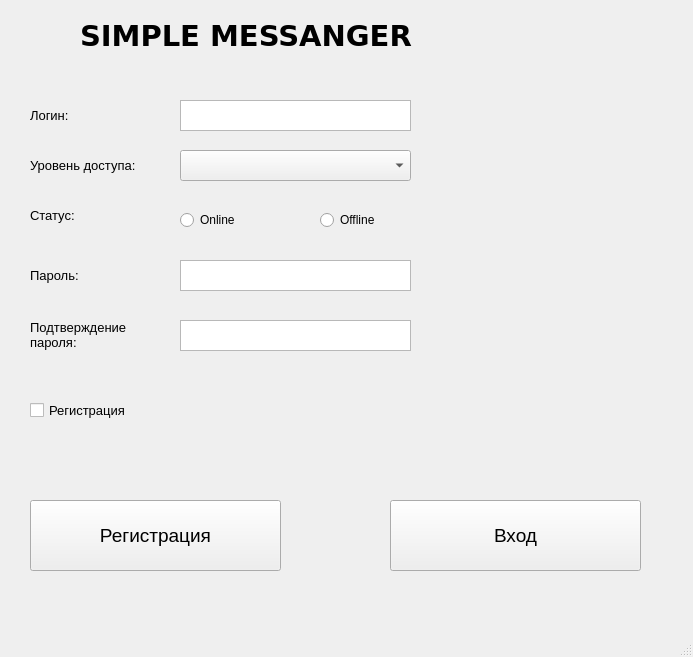
<?xml version="1.0" encoding="UTF-8"?>
<ui version="4.0">
 <class>MainWindow</class>
 <widget class="QMainWindow" name="MainWindow">
  <property name="geometry">
   <rect>
    <x>0</x>
    <y>0</y>
    <width>693</width>
    <height>657</height>
   </rect>
  </property>
  <property name="windowTitle">
   <string>MainWindow</string>
  </property>
  <widget class="QWidget" name="centralwidget">
   <widget class="QTextEdit" name="login_text">
    <property name="geometry">
     <rect>
      <x>180</x>
      <y>100</y>
      <width>231</width>
      <height>31</height>
     </rect>
    </property>
   </widget>
   <widget class="QLabel" name="log_label">
    <property name="geometry">
     <rect>
      <x>30</x>
      <y>100</y>
      <width>131</width>
      <height>31</height>
     </rect>
    </property>
    <property name="font">
     <font>
      <pointsize>10</pointsize>
     </font>
    </property>
    <property name="text">
     <string>Логин:</string>
    </property>
   </widget>
   <widget class="QLabel" name="label_2">
    <property name="geometry">
     <rect>
      <x>80</x>
      <y>10</y>
      <width>431</width>
      <height>51</height>
     </rect>
    </property>
    <property name="font">
     <font>
      <family>Verdana</family>
      <pointsize>22</pointsize>
      <weight>75</weight>
      <bold>true</bold>
     </font>
    </property>
    <property name="text">
     <string>SIMPLE MESSANGER</string>
    </property>
   </widget>
   <widget class="QPushButton" name="enter_button">
    <property name="geometry">
     <rect>
      <x>390</x>
      <y>500</y>
      <width>251</width>
      <height>71</height>
     </rect>
    </property>
    <property name="font">
     <font>
      <pointsize>14</pointsize>
     </font>
    </property>
    <property name="text">
     <string>Вход</string>
    </property>
    <property name="iconSize">
     <size>
      <width>200</width>
      <height>200</height>
     </size>
    </property>
    <property name="shortcut">
     <string>Return</string>
    </property>
   </widget>
   <widget class="QLabel" name="lev_label">
    <property name="geometry">
     <rect>
      <x>30</x>
      <y>150</y>
      <width>131</width>
      <height>31</height>
     </rect>
    </property>
    <property name="font">
     <font>
      <pointsize>10</pointsize>
     </font>
    </property>
    <property name="text">
     <string>Уровень доступа:</string>
    </property>
   </widget>
   <widget class="QTextEdit" name="password_text">
    <property name="geometry">
     <rect>
      <x>180</x>
      <y>260</y>
      <width>231</width>
      <height>31</height>
     </rect>
    </property>
    <property name="overwriteMode">
     <bool>true</bool>
    </property>
   </widget>
   <widget class="QLabel" name="pass_label">
    <property name="geometry">
     <rect>
      <x>30</x>
      <y>260</y>
      <width>131</width>
      <height>31</height>
     </rect>
    </property>
    <property name="font">
     <font>
      <pointsize>10</pointsize>
     </font>
    </property>
    <property name="text">
     <string>Пароль:</string>
    </property>
   </widget>
   <widget class="QTextEdit" name="password_text_1">
    <property name="geometry">
     <rect>
      <x>180</x>
      <y>320</y>
      <width>231</width>
      <height>31</height>
     </rect>
    </property>
    <property name="overwriteMode">
     <bool>false</bool>
    </property>
    <property name="acceptRichText">
     <bool>false</bool>
    </property>
    <property name="textInteractionFlags">
     <set>Qt::TextEditorInteraction</set>
    </property>
   </widget>
   <widget class="QLabel" name="pass1_label">
    <property name="geometry">
     <rect>
      <x>30</x>
      <y>290</y>
      <width>131</width>
      <height>91</height>
     </rect>
    </property>
    <property name="font">
     <font>
      <pointsize>10</pointsize>
     </font>
    </property>
    <property name="text">
     <string>Подтверждение пароля:</string>
    </property>
    <property name="textFormat">
     <enum>Qt::RichText</enum>
    </property>
    <property name="wordWrap">
     <bool>true</bool>
    </property>
   </widget>
   <widget class="QCheckBox" name="checkBox_registr">
    <property name="geometry">
     <rect>
      <x>30</x>
      <y>400</y>
      <width>221</width>
      <height>20</height>
     </rect>
    </property>
    <property name="font">
     <font>
      <pointsize>10</pointsize>
     </font>
    </property>
    <property name="text">
     <string>Регистрация</string>
    </property>
   </widget>
   <widget class="QPushButton" name="registr_button">
    <property name="geometry">
     <rect>
      <x>30</x>
      <y>500</y>
      <width>251</width>
      <height>71</height>
     </rect>
    </property>
    <property name="font">
     <font>
      <pointsize>14</pointsize>
     </font>
    </property>
    <property name="text">
     <string>Регистрация</string>
    </property>
    <property name="iconSize">
     <size>
      <width>200</width>
      <height>200</height>
     </size>
    </property>
    <property name="shortcut">
     <string>Return</string>
    </property>
   </widget>
   <widget class="QComboBox" name="level_combobox">
    <property name="geometry">
     <rect>
      <x>180</x>
      <y>150</y>
      <width>231</width>
      <height>31</height>
     </rect>
    </property>
   </widget>
   <widget class="QLabel" name="lev_label_2">
    <property name="geometry">
     <rect>
      <x>30</x>
      <y>200</y>
      <width>131</width>
      <height>31</height>
     </rect>
    </property>
    <property name="font">
     <font>
      <pointsize>10</pointsize>
     </font>
    </property>
    <property name="text">
     <string>Статус:</string>
    </property>
   </widget>
   <widget class="QRadioButton" name="online_RB">
    <property name="geometry">
     <rect>
      <x>180</x>
      <y>210</y>
      <width>95</width>
      <height>20</height>
     </rect>
    </property>
    <property name="text">
     <string>Online</string>
    </property>
   </widget>
   <widget class="QRadioButton" name="offline_RB">
    <property name="geometry">
     <rect>
      <x>320</x>
      <y>210</y>
      <width>95</width>
      <height>20</height>
     </rect>
    </property>
    <property name="text">
     <string>Offline</string>
    </property>
   </widget>
  </widget>
  <widget class="QMenuBar" name="menubar">
   <property name="geometry">
    <rect>
     <x>0</x>
     <y>0</y>
     <width>693</width>
     <height>26</height>
    </rect>
   </property>
  </widget>
  <widget class="QStatusBar" name="statusbar"/>
 </widget>
 <resources/>
 <connections/>
</ui>
